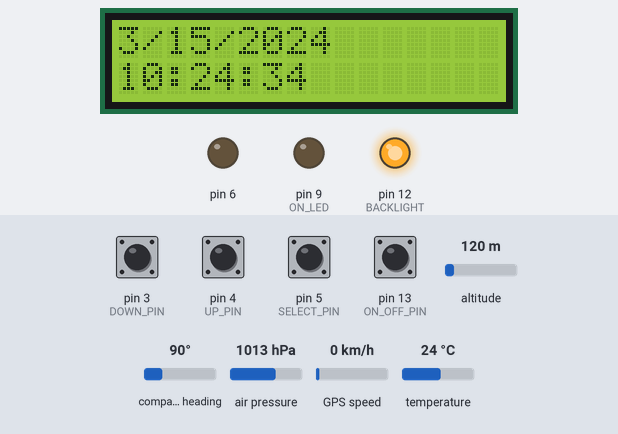
Simulated run of this sketch. Board: Arduino Uno, built with avr-gcc and run on an emulated ATmega328P. Parts: 16×2 character LCD, output pins drawn as LEDs (lit = HIGH). The test bench sets the inputs (shaded band); at power-on: pin 13 (ON_OFF_PIN) HIGH, pin 3 (DOWN_PIN), pin 4 (UP_PIN), pin 5 (SELECT_PIN) LOW, altitude 120 m, compass heading 90°, air pressure 1013 hPa, GPS speed 0 km/h, temperature 24 °C. The GPS gets a fix after 3 s at 37.7749, -122.4194 with 8 satellites; what the sketch prints to the serial monitor is not drawn.

Above: at 5.6 s.
5.7 s: pin 5 (SELECT_PIN) pulled HIGH for 0.15 s
At 6.4 s:
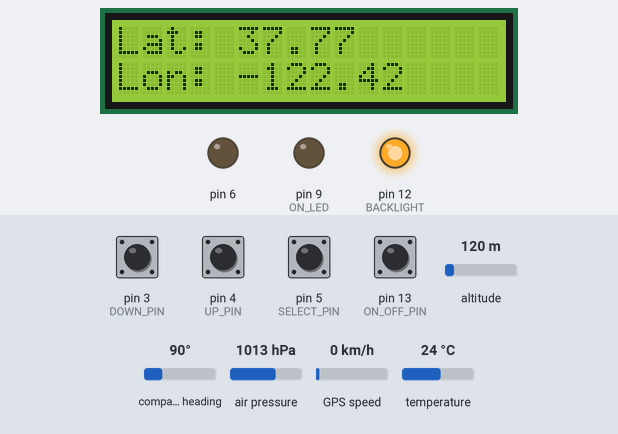
7.3 s: pin 13 (ON_OFF_PIN) pulled LOW for 0.15 s
At 7.39 s:
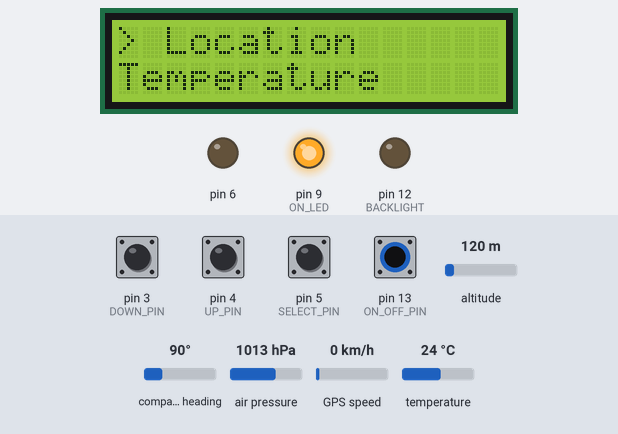
8.9 s: pin 3 (DOWN_PIN) pulled HIGH for 0.15 s
At 9.3 s:
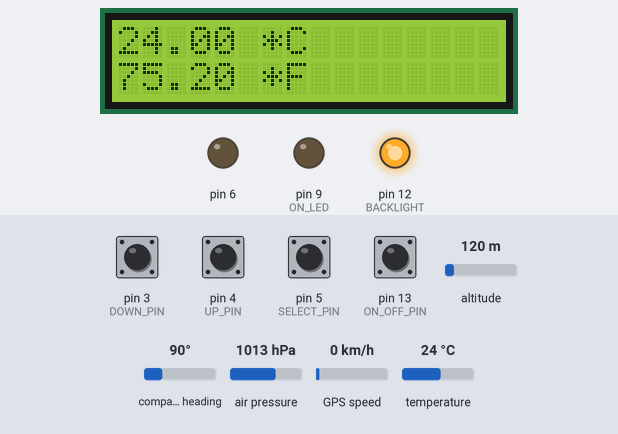
13.1 s: pin 3 (DOWN_PIN) pulled HIGH for 1 s
At 13.8 s:
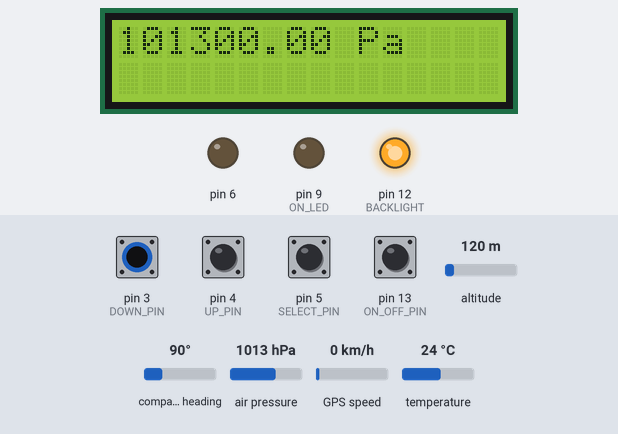
18.1 s: pin 3 (DOWN_PIN) pulled HIGH for 0.15 s
At 19.1 s:
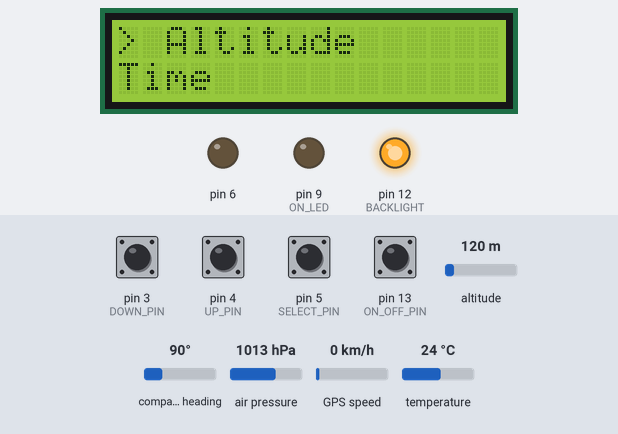
20.9 s: pin 3 (DOWN_PIN) pulled HIGH for 0.15 s
Timing chart, 0 to 23.5 s (numbered marks = the images above; inputs shaded):
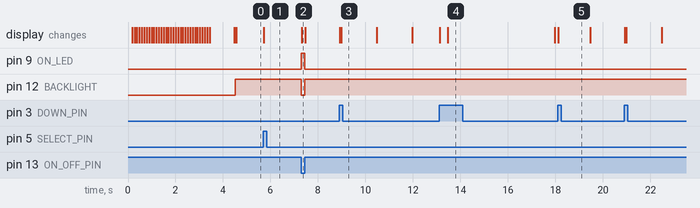

Measured:
- after the input at 5.7 s, the display: changes at once (image 1)
- after the input at 7.3 s, pin 9 (ON_LED): LOW → HIGH at once, → LOW 0.15 s later; pin 12 (BACKLIGHT): HIGH → LOW at once, → HIGH 0.15 s later; the display: changes at once (image 2)
- after the input at 8.9 s, the display: first changes at once (image 3 shows a later state)
- after the input at 13.1 s, the display: first changes at once (image 4 shows a later state)
- after the input at 18.1 s, the display: changes at once (image 5)

The sketch:

Tricorder.ino
```cpp
#include "Wire.h"
#include "Adafruit_LiquidCrystal.h"
#include "Button.cpp"
#include <Adafruit_Sensor.h>
#include <Adafruit_BMP280.h>
#include <TinyGPS++.h>
#include <SoftwareSerial.h>
#include <Adafruit_NeoPixel.h>

#define ARRAYSIZE 10
#define DOWN_PIN 3
#define UP_PIN 4
#define SELECT_PIN 5
// #define ON_OFF_PIN 9
// #define ON_LED 13
#define ON_OFF_PIN 13 // does not work since this pin cannot be used an input
#define ON_LED 9
#define BACKLIGHT 12
#define PIN A0

static const int RXPin = 10, TXPin = 11;
static const uint32_t GPSBaud = 4800;

int color = 0;
int in_color = 0;

String results[ARRAYSIZE] = { "Location", "Temperature", "Pressure", "Altitude", "Time", "Colors" };
int scroll = 0;     // location on menu
int in_item = 0;    // true if in selectItem()
unsigned long lastUpdate = 0;   // update selectItem()
struct coord {
    float lat;
    float lon;
} c;
struct date {
    int month;
    int day;
    int year;
    int hour;
    int minute;
    int second;
    int centisecond;
} d;
int prev_r = 0;

Button down_button(DOWN_PIN);
Button up_button(UP_PIN);
Button select_button(SELECT_PIN);

Adafruit_LiquidCrystal lcd(4);

Adafruit_BMP280 bme;

TinyGPSPlus gps;

SoftwareSerial ss(RXPin, TXPin);

unsigned long previousMillis = 0;
const long interval = 500;
int currentLED = 0;

// solid block used to draw boot sequence
byte block[8] = {B11111,B11111,B11111,B11111,B11111,B11111,B11111,B11111};

void setup() {
    Serial.begin(115200);
    ss.begin(GPSBaud);
    lcd.begin(16, 2);

    if (!bme.begin()) {
        Serial.println("Could not find a valid BMP280 sensor, check wiring!");
        while (1);
    }

    pinMode(ON_OFF_PIN, INPUT_PULLUP);
    pinMode(ON_LED, OUTPUT);
    pinMode(BACKLIGHT, OUTPUT);

    boot_seq();
    drawMenu();
}

void loop() {
    analogWrite(6, color);
    checkButtons();

    // Update selectItem every 1.5 seconds
    if(in_item && (millis() - lastUpdate > 1500))
        selectItem();


    while (ss.available() > 0)
        if (gps.encode(ss.read())){
            location();
            datetime();
        }

    // removed due to wriring pin 13 wrong
    // displays time and turns off blacklight when ON_OFF button HIGH and menu otherwise
    int r = digitalRead(ON_OFF_PIN);
    if (!r) {
        digitalWrite(ON_LED, HIGH);
        digitalWrite(BACKLIGHT, LOW);
        digitalWrite(BACKLIGHT, LOW);
        digitalWrite(BACKLIGHT, LOW);
        if (prev_r != r)
            drawMenu();
    } else {
        digitalWrite(ON_LED, LOW);
        digitalWrite(BACKLIGHT, HIGH);
        digitalWrite(BACKLIGHT, HIGH);
        digitalWrite(BACKLIGHT, HIGH);
        if((millis() - lastUpdate > 1500))
            displayDateTime();
        if (prev_r != r)
            displayDateTime();
    }
    prev_r = r;


}

void set_pins(int high_pin, int low_pin) {
   pinMode(high_pin, OUTPUT);
   pinMode(low_pin, OUTPUT);
   digitalWrite(high_pin, HIGH);
   digitalWrite(low_pin,LOW);
}

// sets longitude and latitude
void location() {
    if (gps.location.isValid()){
        c.lat = gps.location.lat();
        c.lon = gps.location.lng();
    } else {
        c.lat = 42.952005;
        c.lon = -78.823872;
    }
}

// sets data and time
void datetime(){
    if (gps.date.isValid()) {
        d.month = gps.date.month();
        d.day = gps.date.day();
        d.year = gps.date.year();
    } else {
        d.month = 06;
        d.day = 06;
        d.year = 2020;
    }

    if (gps.time.isValid()){
        d.hour = gps.time.hour();
        d.minute = gps.time.minute();
        d.second = gps.time.second();
        d.centisecond = gps.time.centisecond();
    } else {
        d.hour = 24;
        d.minute = 24;
        d.second = 24;
        d.centisecond = 24;
    }
}

void displayInfo() {
  Serial.print(F("  Date/Time: "));
  if (gps.date.isValid())
  {
    Serial.print(gps.date.month());
    Serial.print(F("/"));
    Serial.print(gps.date.day());
    Serial.print(F("/"));
    Serial.print(gps.date.year());
  }
  else
  {
    Serial.print(F("INVALID"));
  }

  Serial.print(F(" "));
  if (gps.time.isValid())
  {
    if (gps.time.hour() < 10) Serial.print(F("0"));
    Serial.print(gps.time.hour());
    Serial.print(F(":"));
    if (gps.time.minute() < 10) Serial.print(F("0"));
    Serial.print(gps.time.minute());
    Serial.print(F(":"));
    if (gps.time.second() < 10) Serial.print(F("0"));
    Serial.print(gps.time.second());
    Serial.print(F("."));
    if (gps.time.centisecond() < 10) Serial.print(F("0"));
    Serial.print(gps.time.centisecond());
  }
  else
  {
    Serial.print(F("INVALID"));
  }

  Serial.println();
}

void displayDateTime(){
    lastUpdate = millis();

    lcd.clear();
    lcd.setCursor(0, 0);
    lcd.print(d.month);
    lcd.print("/");
    lcd.print(d.day);
    lcd.print("/");
    lcd.print(d.year);
    lcd.setCursor(0, 1);
    lcd.print(d.hour);
    lcd.print(":");
    lcd.print(d.minute);
    lcd.print(":");
    lcd.print(d.second);
}

// Check if buttons are pressed and call perform respective actions
void checkButtons() {
    down_button.check();
    up_button.check();
    select_button.check();
    // Serial.println(up_button.state());
    int down_button_state = down_button.state();
    int up_button_state = up_button.state();

    if (down_button_state == HIGH && scroll < 5 && in_color == 0) {
        scroll++;
        Serial.print("scroll: ");
        Serial.println(scroll);
        drawMenu();
    }
    if (up_button_state == HIGH && scroll > 0 && in_color == 0) {
        scroll--;
        Serial.print("scroll`: ");
        Serial.println(scroll);
        drawMenu();
    }
    if (select_button.state() == HIGH) {
        Serial.print("in_item: ");
        Serial.print(in_item);
        if (in_item) {
            in_color = 0;
            in_item = 0;
            drawMenu();
        } else {
            selectItem();
            in_item = 1;
        }
        Serial.println(in_item);
    }

    if (down_button_state == HIGH && in_color == 1) {
        if (color > 10) {
            color = color - 10;
        } else {
            color = 0;
            lcd.setCursor(0, 1);
            lcd.print("min value");
        }
        Serial.print("color: ");
        Serial.println(color);
    }
    if (up_button_state == HIGH && in_color == 1) {
        if (color > 250) {
            color = 250;
            lcd.setCursor(0, 1);
            lcd.print("max value");
        } else {
            color = color + 10;
        }
        Serial.print("color: ");
        Serial.println(color);
    }


}

// Draw manu based on scroll position
void drawMenu() {
    lcd.clear();
    lcd.setCursor(0, 0);
    lcd.print("> " + results[scroll]);
    lcd.setCursor(0, 1);
    lcd.print(results[scroll + 1]);
}

// Call individual item pages from menu
void selectItem() {
    lastUpdate = millis();
    switch (scroll) {
        case 0:
            lcd.clear();
            Serial.println(c.lon);
            lcd.setCursor(0, 0);
            lcd.print("Lat: " + String(c.lat));
            lcd.setCursor(0, 1);
            lcd.print("Lon: " + String(c.lon));
            break;
        case 1:
            lcd.clear();
            lcd.setCursor(0, 0);
            lcd.print(bme.readTemperature());
            lcd.print(" *C");
            lcd.setCursor(0, 1);
            lcd.print(bme.readTemperature()* 9/5 + 32 );
            lcd.print(" *F");
            break;
        case 2:
            lcd.clear();
            lcd.setCursor(0, 0);
            lcd.print(bme.readPressure());
            lcd.print(" Pa");
            break;
        case 3:
            lcd.clear();
            lcd.setCursor(0, 0);
            lcd.print(bme.readAltitude(1013.25));
            lcd.print(" m");
            break;
        case 4:
            lcd.clear();
            lcd.setCursor(0, 0);
            lcd.print(d.month);
            lcd.print("/");
            lcd.print(d.day);
            lcd.print("/");
            lcd.print(d.year);
            lcd.setCursor(0, 1);
            lcd.print(d.hour);
            lcd.print(":");
            lcd.print(d.minute);
            lcd.print(":");
            lcd.print(d.second);
            break;
        case 5:
            in_color = 1;
            lcd.clear();
            lcd.setCursor(0, 0);
            lcd.print("Color: ");
            lcd.print(color);
            if (color > 250) {
                color = 250;
                lcd.setCursor(0, 1);
                lcd.print("max value");
            }
            if (color < 0) {
                color = 0;
                lcd.setCursor(0, 1);
                lcd.print("min value");
            }
            break;
        default:
            break;
  }
}

// boot sequence shows loading bars on screen on start up
void boot_seq(){
    lcd.clear();
    lcd.createChar(0, block);
    for (int i = 0; i < 16; i++) {
        lcd.setCursor(i, 0);
        delay(100);
        lcd.write(0);
    }
    for (int i = 0; i < 16; i++) {
        lcd.setCursor(i, 1);
        delay(100);
        lcd.write(0);
    }
    delay(100);
    lcd.clear();
    lcd.setCursor(6, 0);
    lcd.print("BOOT");
    lcd.setCursor(4, 1);
    lcd.print("COMPLETE");
    delay(1000);
}
```

Button.cpp
```cpp
/*
    Debounce without delay

    Allows you to read an input button using polling. This is
    separated into its own class to make it easier and cleaner
    to add more than one button.

*/
#include <Arduino.h>

class Button {
    private:
        const int debounceDelay = 250;
        int buttonState = 0;
        int pin;
        int lastButtonState = LOW;
        unsigned long lastDebounceTime = 0;
        int ret_state = 0;

    public:
        // Constructor: set button pin
        Button(int sw) {
            pin = sw;
        }

        // Check if button is pushed or not
        int state(void) {
            if (ret_state) {
                ret_state = 0;
                return 1;
            } else {
                return ret_state;
            }
        }

        // Call on every loop to update button state
        void check(void) {
            int reading = digitalRead(pin);

            if (reading != lastButtonState) {
                lastDebounceTime = millis();
            }

            if ((millis() - lastButtonState) > debounceDelay) {
                if (reading != buttonState) {
                    buttonState = reading;

                    if (buttonState == HIGH){
                        ret_state = 1;
                    } else {
                        ret_state = 0;
                    }
                }
            }

            lastButtonState = reading;
        }
};
```
